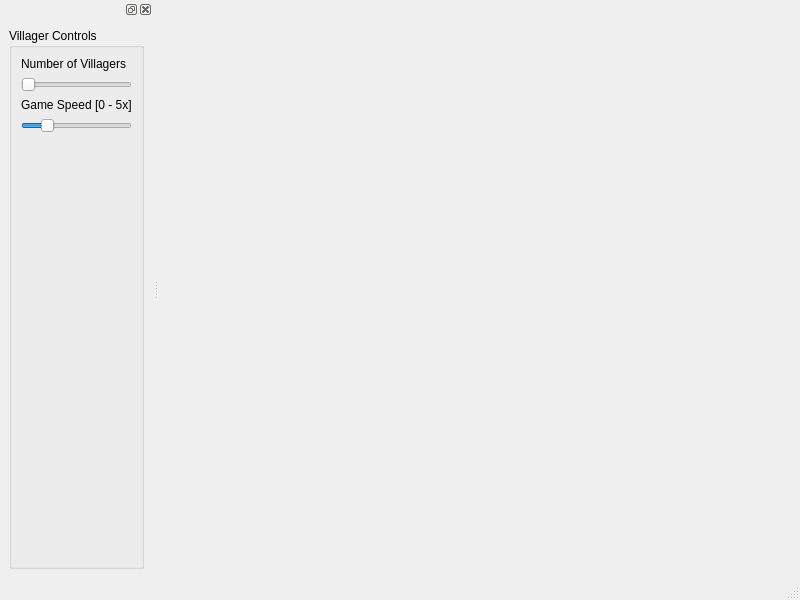
<?xml version="1.0" encoding="UTF-8"?>
<ui version="4.0">
 <class>MainWindow</class>
 <widget class="QMainWindow" name="MainWindow">
  <property name="geometry">
   <rect>
    <x>0</x>
    <y>0</y>
    <width>800</width>
    <height>600</height>
   </rect>
  </property>
  <property name="windowTitle">
   <string>Navigation System</string>
  </property>
  <widget class="QWidget" name="centralwidget">
   <layout class="QGridLayout" name="m_mainWindowGridLayout">
    <item row="0" column="0">
     <spacer name="horizontalSpacer">
      <property name="orientation">
       <enum>Qt::Horizontal</enum>
      </property>
      <property name="sizeHint" stdset="0">
       <size>
        <width>605</width>
        <height>20</height>
       </size>
      </property>
     </spacer>
    </item>
   </layout>
  </widget>
  <widget class="QMenuBar" name="menubar">
   <property name="geometry">
    <rect>
     <x>0</x>
     <y>0</y>
     <width>800</width>
     <height>25</height>
    </rect>
   </property>
  </widget>
  <widget class="QStatusBar" name="statusbar"/>
  <widget class="QDockWidget" name="dockWidget">
   <attribute name="dockWidgetArea">
    <number>1</number>
   </attribute>
   <widget class="QWidget" name="dockWidgetContents">
    <layout class="QVBoxLayout" name="verticalLayout">
     <item>
      <widget class="QGroupBox" name="groupBox">
       <property name="title">
        <string>Villager Controls</string>
       </property>
       <layout class="QVBoxLayout" name="verticalLayout_2">
        <item>
         <widget class="QLabel" name="label">
          <property name="text">
           <string>Number of Villagers</string>
          </property>
         </widget>
        </item>
        <item>
         <widget class="QSlider" name="m_numVillagersSlider">
          <property name="minimum">
           <number>1</number>
          </property>
          <property name="maximum">
           <number>10000</number>
          </property>
          <property name="orientation">
           <enum>Qt::Horizontal</enum>
          </property>
         </widget>
        </item>
        <item>
         <widget class="QLabel" name="label_2">
          <property name="text">
           <string>Game Speed [0 - 5x]</string>
          </property>
         </widget>
        </item>
        <item>
         <widget class="QSlider" name="m_gameSpeedSlider">
          <property name="minimum">
           <number>0</number>
          </property>
          <property name="maximum">
           <number>500</number>
          </property>
          <property name="singleStep">
           <number>1</number>
          </property>
          <property name="pageStep">
           <number>100</number>
          </property>
          <property name="value">
           <number>100</number>
          </property>
          <property name="orientation">
           <enum>Qt::Horizontal</enum>
          </property>
         </widget>
        </item>
        <item>
         <spacer name="verticalSpacer">
          <property name="orientation">
           <enum>Qt::Vertical</enum>
          </property>
          <property name="sizeHint" stdset="0">
           <size>
            <width>20</width>
            <height>40</height>
           </size>
          </property>
         </spacer>
        </item>
       </layout>
      </widget>
     </item>
    </layout>
   </widget>
  </widget>
 </widget>
 <resources/>
 <connections/>
</ui>
